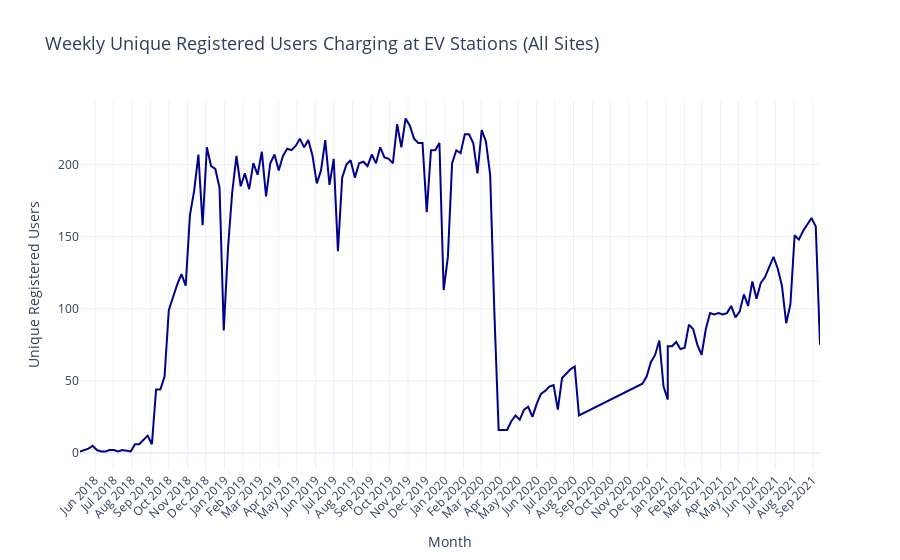
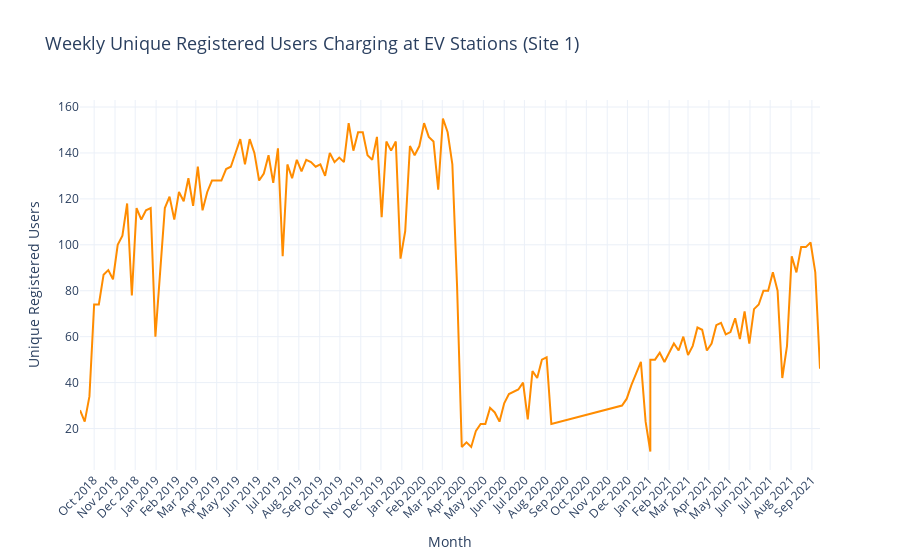
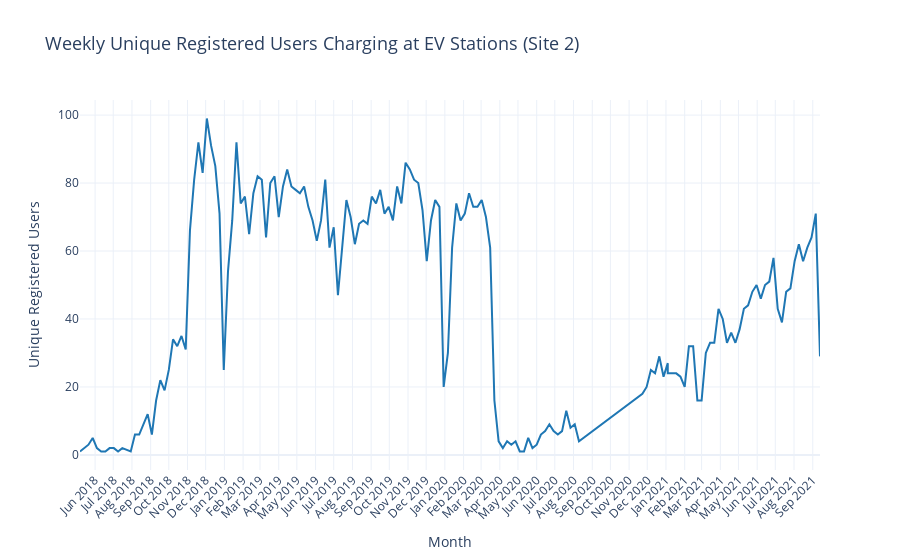

The notebook cell saved with these charts, in order:
### Markdown cell above
### KPI 2:
- shown below is the thought process of developing a second KPI
- The actual KPI used is the KPI at the bottom of the section

### Code cell
# Ensure 'connectionTime' is a datetime object
charging_set['connectionTime'] = pd.to_datetime(charging_set['connectionTime'])

# Filter for registered users and add week/year for aggregation
registered_users = charging_set[charging_set['isRegistered'] == 1]
registered_users['week'] = registered_users['connectionTime'].dt.isocalendar().week
registered_users['year'] = registered_users['connectionTime'].dt.isocalendar().year

def aggregate_and_plot(data, title, color):
    """Aggregate unique users weekly and plot."""
    agg_data = (
        data.groupby(['year', 'week'])['userID']
        .nunique()
        .reset_index(name='UniqueUsers')
    )
    agg_data['YearWeek'] = pd.to_datetime(
        agg_data['year'].astype(str) + '-W' + agg_data['week'].astype(str) + '-1',
        format='%Y-W%U-%w'
    )
    fig = px.line(
        agg_data,
        x='YearWeek',
        y='UniqueUsers',
        title=title,
        labels={'YearWeek': 'Time', 'UniqueUsers': 'Unique Registered Users'}
    )
    fig.update_traces(line_color=color)
    fig.update_layout(
        title_font_size=18,
        xaxis=dict(
            title="Month",
            dtick="M1",
            tickformat="%b %Y",
            tickangle=-45,
        ),
        yaxis=dict(title="Unique Registered Users"),
        template="plotly_white"
    )
    return fig

# Generate plots
fig_all = aggregate_and_plot(
    registered_users,
    "Weekly Unique Registered Users Charging at EV Stations (All Sites)",
    color='#00008B'
)
fig_site1 = aggregate_and_plot(
    registered_users[registered_users['siteID'] == 1],
    "Weekly Unique Registered Users Charging at EV Stations (Site 1)",
    color='#FF8C00'
)
fig_site2 = aggregate_and_plot(
    registered_users[registered_users['siteID'] == 2],
    "Weekly Unique Registered Users Charging at EV Stations (Site 2)",
    color='#1f77b4'
)

# Show the graphs
fig_all.show()
fig_site1.show()
fig_site2.show()

### Figure 1 — Plotly figure (JSON) as saved in the notebook; plotly's stock layout.template omitted (floating-point values rounded to 4 significant figures; data arrays with more than 128 entries replaced by an {"elided": "..."} marker saying what was removed)
{"data": [{"hovertemplate": "Time=%{x}<br>Unique Registered Users=%{y}<extra></extra>", "legendgroup": "", "line": {"color": "#00008B", "dash": "solid"}, "marker": {"symbol": "circle"}, "mode": "lines", "name": "", "orientation": "v", "showlegend": false, "type": "scatter", "x": {"elided": "162 str values"}, "xaxis": "x", "y": {"elided": "162 int values"}, "yaxis": "y"}], "layout": {"legend": {"tracegroupgap": 0}, "title": {"font": {"size": 18}, "text": "Weekly Unique Registered Users Charging at EV Stations (All Sites)"}, "xaxis": {"anchor": "y", "domain": [0, 1], "dtick": "M1", "tickangle": -45, "tickformat": "%b %Y", "title": {"text": "Month"}}, "yaxis": {"anchor": "x", "domain": [0, 1], "title": {"text": "Unique Registered Users"}}}}

### Figure 2 — Plotly figure (JSON) as saved in the notebook; plotly's stock layout.template omitted (floating-point values rounded to 4 significant figures; data arrays with more than 128 entries replaced by an {"elided": "..."} marker saying what was removed)
{"data": [{"hovertemplate": "Time=%{x}<br>Unique Registered Users=%{y}<extra></extra>", "legendgroup": "", "line": {"color": "#FF8C00", "dash": "solid"}, "marker": {"symbol": "circle"}, "mode": "lines", "name": "", "orientation": "v", "showlegend": false, "type": "scatter", "x": {"elided": "145 str values"}, "xaxis": "x", "y": {"elided": "145 int values"}, "yaxis": "y"}], "layout": {"legend": {"tracegroupgap": 0}, "title": {"font": {"size": 18}, "text": "Weekly Unique Registered Users Charging at EV Stations (Site 1)"}, "xaxis": {"anchor": "y", "domain": [0, 1], "dtick": "M1", "tickangle": -45, "tickformat": "%b %Y", "title": {"text": "Month"}}, "yaxis": {"anchor": "x", "domain": [0, 1], "title": {"text": "Unique Registered Users"}}}}

### Figure 3 — Plotly figure (JSON) as saved in the notebook; plotly's stock layout.template omitted (floating-point values rounded to 4 significant figures; data arrays with more than 128 entries replaced by an {"elided": "..."} marker saying what was removed)
{"data": [{"hovertemplate": "Time=%{x}<br>Unique Registered Users=%{y}<extra></extra>", "legendgroup": "", "line": {"color": "#1f77b4", "dash": "solid"}, "marker": {"symbol": "circle"}, "mode": "lines", "name": "", "orientation": "v", "showlegend": false, "type": "scatter", "x": {"elided": "162 str values"}, "xaxis": "x", "y": {"elided": "162 int values"}, "yaxis": "y"}], "layout": {"legend": {"tracegroupgap": 0}, "title": {"font": {"size": 18}, "text": "Weekly Unique Registered Users Charging at EV Stations (Site 2)"}, "xaxis": {"anchor": "y", "domain": [0, 1], "dtick": "M1", "tickangle": -45, "tickformat": "%b %Y", "title": {"text": "Month"}}, "yaxis": {"anchor": "x", "domain": [0, 1], "title": {"text": "Unique Registered Users"}}}}
